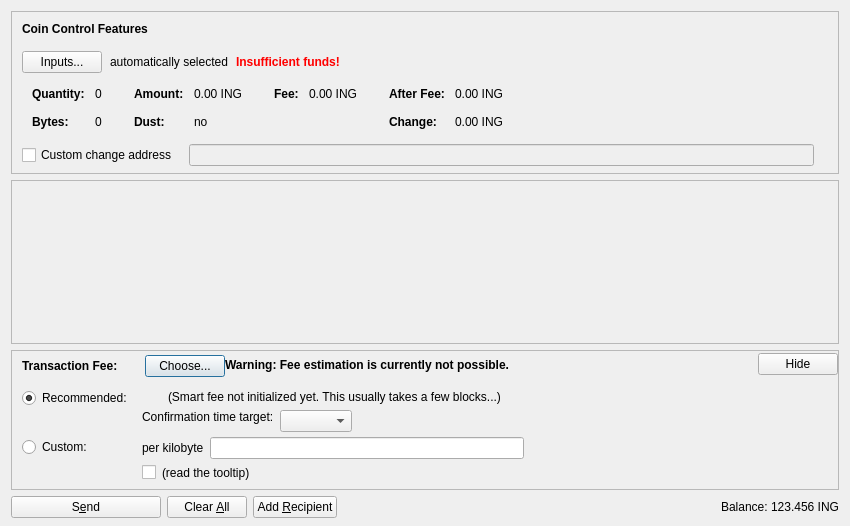
<?xml version="1.0" encoding="UTF-8"?>
<ui version="4.0">
 <class>SendCoinsDialog</class>
 <widget class="QDialog" name="SendCoinsDialog">
  <property name="geometry">
   <rect>
    <x>0</x>
    <y>0</y>
    <width>850</width>
    <height>526</height>
   </rect>
  </property>
  <property name="windowTitle">
   <string>Send Coins</string>
  </property>
  <layout class="QVBoxLayout" name="verticalLayout" stretch="0,1,0,0">
   <property name="bottomMargin">
    <number>8</number>
   </property>
   <item>
    <widget class="QFrame" name="frameCoinControl">
     <property name="sizePolicy">
      <sizepolicy hsizetype="Expanding" vsizetype="Expanding">
       <horstretch>0</horstretch>
       <verstretch>0</verstretch>
      </sizepolicy>
     </property>
     <property name="maximumSize">
      <size>
       <width>16777215</width>
       <height>16777215</height>
      </size>
     </property>
     <property name="frameShape">
      <enum>QFrame::StyledPanel</enum>
     </property>
     <property name="frameShadow">
      <enum>QFrame::Sunken</enum>
     </property>
     <layout class="QVBoxLayout" name="verticalLayoutCoinControl2">
      <property name="spacing">
       <number>0</number>
      </property>
      <property name="leftMargin">
       <number>0</number>
      </property>
      <property name="topMargin">
       <number>0</number>
      </property>
      <property name="rightMargin">
       <number>0</number>
      </property>
      <property name="bottomMargin">
       <number>6</number>
      </property>
      <item>
       <layout class="QVBoxLayout" name="verticalLayoutCoinControl" stretch="0,0,0,0,1">
        <property name="spacing">
         <number>0</number>
        </property>
        <property name="leftMargin">
         <number>10</number>
        </property>
        <property name="topMargin">
         <number>10</number>
        </property>
        <item>
         <layout class="QHBoxLayout" name="horizontalLayoutCoinControl1">
          <property name="bottomMargin">
           <number>15</number>
          </property>
          <item>
           <widget class="QLabel" name="labelCoinControlFeatures">
            <property name="sizePolicy">
             <sizepolicy hsizetype="Preferred" vsizetype="Maximum">
              <horstretch>0</horstretch>
              <verstretch>0</verstretch>
             </sizepolicy>
            </property>
            <property name="font">
             <font>
              <weight>75</weight>
              <bold>true</bold>
             </font>
            </property>
            <property name="styleSheet">
             <string notr="true">font-weight:bold;</string>
            </property>
            <property name="text">
             <string>Coin Control Features</string>
            </property>
           </widget>
          </item>
         </layout>
        </item>
        <item>
         <layout class="QHBoxLayout" name="horizontalLayoutCoinControl2" stretch="0,0,0,0">
          <property name="spacing">
           <number>8</number>
          </property>
          <property name="bottomMargin">
           <number>10</number>
          </property>
          <item>
           <widget class="QPushButton" name="pushButtonCoinControl">
            <property name="styleSheet">
             <string notr="true"/>
            </property>
            <property name="text">
             <string>Inputs...</string>
            </property>
            <property name="autoDefault">
             <bool>false</bool>
            </property>
           </widget>
          </item>
          <item>
           <widget class="QLabel" name="labelCoinControlAutomaticallySelected">
            <property name="text">
             <string>automatically selected</string>
            </property>
            <property name="margin">
             <number>5</number>
            </property>
           </widget>
          </item>
          <item>
           <widget class="QLabel" name="labelCoinControlInsuffFunds">
            <property name="font">
             <font>
              <weight>75</weight>
              <bold>true</bold>
             </font>
            </property>
            <property name="styleSheet">
             <string notr="true">color:red;font-weight:bold;</string>
            </property>
            <property name="text">
             <string>Insufficient funds!</string>
            </property>
            <property name="margin">
             <number>5</number>
            </property>
           </widget>
          </item>
          <item>
           <spacer name="horizontalSpacerCoinControl">
            <property name="orientation">
             <enum>Qt::Horizontal</enum>
            </property>
            <property name="sizeHint" stdset="0">
             <size>
              <width>40</width>
              <height>1</height>
             </size>
            </property>
           </spacer>
          </item>
         </layout>
        </item>
        <item>
         <widget class="QWidget" name="widgetCoinControl" native="true">
          <property name="sizePolicy">
           <sizepolicy hsizetype="Preferred" vsizetype="Preferred">
            <horstretch>0</horstretch>
            <verstretch>0</verstretch>
           </sizepolicy>
          </property>
          <property name="minimumSize">
           <size>
            <width>0</width>
            <height>0</height>
           </size>
          </property>
          <property name="styleSheet">
           <string notr="true"/>
          </property>
          <layout class="QHBoxLayout" name="horizontalLayoutCoinControl5">
           <property name="leftMargin">
            <number>0</number>
           </property>
           <property name="topMargin">
            <number>0</number>
           </property>
           <property name="rightMargin">
            <number>0</number>
           </property>
           <property name="bottomMargin">
            <number>0</number>
           </property>
           <item>
            <layout class="QHBoxLayout" name="horizontalLayoutCoinControl3" stretch="0,0,0,1">
             <property name="spacing">
              <number>20</number>
             </property>
             <property name="topMargin">
              <number>0</number>
             </property>
             <property name="bottomMargin">
              <number>10</number>
             </property>
             <item>
              <layout class="QFormLayout" name="formLayoutCoinControl1">
               <property name="horizontalSpacing">
                <number>10</number>
               </property>
               <property name="verticalSpacing">
                <number>14</number>
               </property>
               <property name="leftMargin">
                <number>10</number>
               </property>
               <property name="topMargin">
                <number>4</number>
               </property>
               <property name="rightMargin">
                <number>6</number>
               </property>
               <item row="0" column="0">
                <widget class="QLabel" name="labelCoinControlQuantityText">
                 <property name="font">
                  <font>
                   <weight>75</weight>
                   <bold>true</bold>
                  </font>
                 </property>
                 <property name="text">
                  <string>Quantity:</string>
                 </property>
                 <property name="margin">
                  <number>0</number>
                 </property>
                </widget>
               </item>
               <item row="0" column="1">
                <widget class="QLabel" name="labelCoinControlQuantity">
                 <property name="cursor">
                  <cursorShape>IBeamCursor</cursorShape>
                 </property>
                 <property name="contextMenuPolicy">
                  <enum>Qt::ActionsContextMenu</enum>
                 </property>
                 <property name="text">
                  <string notr="true">0</string>
                 </property>
                 <property name="margin">
                  <number>0</number>
                 </property>
                 <property name="textInteractionFlags">
                  <set>Qt::LinksAccessibleByMouse|Qt::TextSelectableByKeyboard|Qt::TextSelectableByMouse</set>
                 </property>
                </widget>
               </item>
               <item row="1" column="0">
                <widget class="QLabel" name="labelCoinControlBytesText">
                 <property name="font">
                  <font>
                   <weight>75</weight>
                   <bold>true</bold>
                  </font>
                 </property>
                 <property name="text">
                  <string>Bytes:</string>
                 </property>
                </widget>
               </item>
               <item row="1" column="1">
                <widget class="QLabel" name="labelCoinControlBytes">
                 <property name="cursor">
                  <cursorShape>IBeamCursor</cursorShape>
                 </property>
                 <property name="contextMenuPolicy">
                  <enum>Qt::ActionsContextMenu</enum>
                 </property>
                 <property name="text">
                  <string notr="true">0</string>
                 </property>
                 <property name="textInteractionFlags">
                  <set>Qt::LinksAccessibleByMouse|Qt::TextSelectableByKeyboard|Qt::TextSelectableByMouse</set>
                 </property>
                </widget>
               </item>
              </layout>
             </item>
             <item>
              <layout class="QFormLayout" name="formLayoutCoinControl2">
               <property name="horizontalSpacing">
                <number>10</number>
               </property>
               <property name="verticalSpacing">
                <number>14</number>
               </property>
               <property name="leftMargin">
                <number>6</number>
               </property>
               <property name="topMargin">
                <number>4</number>
               </property>
               <property name="rightMargin">
                <number>6</number>
               </property>
               <item row="0" column="0">
                <widget class="QLabel" name="labelCoinControlAmountText">
                 <property name="font">
                  <font>
                   <weight>75</weight>
                   <bold>true</bold>
                  </font>
                 </property>
                 <property name="text">
                  <string>Amount:</string>
                 </property>
                 <property name="margin">
                  <number>0</number>
                 </property>
                </widget>
               </item>
               <item row="0" column="1">
                <widget class="QLabel" name="labelCoinControlAmount">
                 <property name="cursor">
                  <cursorShape>IBeamCursor</cursorShape>
                 </property>
                 <property name="contextMenuPolicy">
                  <enum>Qt::ActionsContextMenu</enum>
                 </property>
                 <property name="text">
                  <string notr="true">0.00 ING</string>
                 </property>
                 <property name="textInteractionFlags">
                  <set>Qt::LinksAccessibleByMouse|Qt::TextSelectableByKeyboard|Qt::TextSelectableByMouse</set>
                 </property>
                </widget>
               </item>
               <item row="1" column="0">
                <widget class="QLabel" name="labelCoinControlLowOutputText">
                 <property name="font">
                  <font>
                   <weight>75</weight>
                   <bold>true</bold>
                  </font>
                 </property>
                 <property name="text">
                  <string>Dust:</string>
                 </property>
                </widget>
               </item>
               <item row="1" column="1">
                <widget class="QLabel" name="labelCoinControlLowOutput">
                 <property name="cursor">
                  <cursorShape>IBeamCursor</cursorShape>
                 </property>
                 <property name="contextMenuPolicy">
                  <enum>Qt::ActionsContextMenu</enum>
                 </property>
                 <property name="text">
                  <string notr="true">no</string>
                 </property>
                 <property name="textInteractionFlags">
                  <set>Qt::LinksAccessibleByMouse|Qt::TextSelectableByKeyboard|Qt::TextSelectableByMouse</set>
                 </property>
                </widget>
               </item>
              </layout>
             </item>
             <item>
              <layout class="QFormLayout" name="formLayoutCoinControl3">
               <property name="horizontalSpacing">
                <number>10</number>
               </property>
               <property name="verticalSpacing">
                <number>14</number>
               </property>
               <property name="leftMargin">
                <number>6</number>
               </property>
               <property name="topMargin">
                <number>4</number>
               </property>
               <property name="rightMargin">
                <number>6</number>
               </property>
               <item row="0" column="0">
                <widget class="QLabel" name="labelCoinControlFeeText">
                 <property name="font">
                  <font>
                   <weight>75</weight>
                   <bold>true</bold>
                  </font>
                 </property>
                 <property name="text">
                  <string>Fee:</string>
                 </property>
                 <property name="margin">
                  <number>0</number>
                 </property>
                </widget>
               </item>
               <item row="0" column="1">
                <widget class="QLabel" name="labelCoinControlFee">
                 <property name="cursor">
                  <cursorShape>IBeamCursor</cursorShape>
                 </property>
                 <property name="contextMenuPolicy">
                  <enum>Qt::ActionsContextMenu</enum>
                 </property>
                 <property name="text">
                  <string notr="true">0.00 ING</string>
                 </property>
                 <property name="textInteractionFlags">
                  <set>Qt::LinksAccessibleByMouse|Qt::TextSelectableByKeyboard|Qt::TextSelectableByMouse</set>
                 </property>
                </widget>
               </item>
              </layout>
             </item>
             <item>
              <layout class="QFormLayout" name="formLayoutCoinControl4">
               <property name="horizontalSpacing">
                <number>10</number>
               </property>
               <property name="verticalSpacing">
                <number>14</number>
               </property>
               <property name="leftMargin">
                <number>6</number>
               </property>
               <property name="topMargin">
                <number>4</number>
               </property>
               <property name="rightMargin">
                <number>6</number>
               </property>
               <item row="0" column="0">
                <widget class="QLabel" name="labelCoinControlAfterFeeText">
                 <property name="font">
                  <font>
                   <weight>75</weight>
                   <bold>true</bold>
                  </font>
                 </property>
                 <property name="text">
                  <string>After Fee:</string>
                 </property>
                 <property name="margin">
                  <number>0</number>
                 </property>
                </widget>
               </item>
               <item row="0" column="1">
                <widget class="QLabel" name="labelCoinControlAfterFee">
                 <property name="cursor">
                  <cursorShape>IBeamCursor</cursorShape>
                 </property>
                 <property name="contextMenuPolicy">
                  <enum>Qt::ActionsContextMenu</enum>
                 </property>
                 <property name="text">
                  <string notr="true">0.00 ING</string>
                 </property>
                 <property name="textInteractionFlags">
                  <set>Qt::LinksAccessibleByMouse|Qt::TextSelectableByKeyboard|Qt::TextSelectableByMouse</set>
                 </property>
                </widget>
               </item>
               <item row="1" column="0">
                <widget class="QLabel" name="labelCoinControlChangeText">
                 <property name="font">
                  <font>
                   <weight>75</weight>
                   <bold>true</bold>
                  </font>
                 </property>
                 <property name="text">
                  <string>Change:</string>
                 </property>
                </widget>
               </item>
               <item row="1" column="1">
                <widget class="QLabel" name="labelCoinControlChange">
                 <property name="cursor">
                  <cursorShape>IBeamCursor</cursorShape>
                 </property>
                 <property name="contextMenuPolicy">
                  <enum>Qt::ActionsContextMenu</enum>
                 </property>
                 <property name="text">
                  <string notr="true">0.00 ING</string>
                 </property>
                 <property name="textInteractionFlags">
                  <set>Qt::LinksAccessibleByMouse|Qt::TextSelectableByKeyboard|Qt::TextSelectableByMouse</set>
                 </property>
                </widget>
               </item>
              </layout>
             </item>
            </layout>
           </item>
          </layout>
         </widget>
        </item>
        <item>
         <layout class="QHBoxLayout" name="horizontalLayoutCoinControl4" stretch="0,0,0">
          <property name="spacing">
           <number>12</number>
          </property>
          <property name="sizeConstraint">
           <enum>QLayout::SetDefaultConstraint</enum>
          </property>
          <property name="topMargin">
           <number>5</number>
          </property>
          <property name="rightMargin">
           <number>5</number>
          </property>
          <item>
           <widget class="QCheckBox" name="checkBoxCoinControlChange">
            <property name="toolTip">
             <string>If this is activated, but the change address is empty or invalid, change will be sent to a newly generated address.</string>
            </property>
            <property name="text">
             <string>Custom change address</string>
            </property>
           </widget>
          </item>
          <item>
           <widget class="QValidatedLineEdit" name="lineEditCoinControlChange">
            <property name="enabled">
             <bool>false</bool>
            </property>
            <property name="sizePolicy">
             <sizepolicy hsizetype="Expanding" vsizetype="Fixed">
              <horstretch>0</horstretch>
              <verstretch>0</verstretch>
             </sizepolicy>
            </property>
           </widget>
          </item>
          <item>
           <widget class="QLabel" name="labelCoinControlChangeLabel">
            <property name="sizePolicy">
             <sizepolicy hsizetype="Preferred" vsizetype="Expanding">
              <horstretch>0</horstretch>
              <verstretch>0</verstretch>
             </sizepolicy>
            </property>
            <property name="minimumSize">
             <size>
              <width>0</width>
              <height>0</height>
             </size>
            </property>
            <property name="text">
             <string/>
            </property>
            <property name="margin">
             <number>3</number>
            </property>
           </widget>
          </item>
         </layout>
        </item>
        <item>
         <spacer name="verticalSpacerCoinControl">
          <property name="orientation">
           <enum>Qt::Vertical</enum>
          </property>
          <property name="sizeHint" stdset="0">
           <size>
            <width>800</width>
            <height>1</height>
           </size>
          </property>
         </spacer>
        </item>
       </layout>
      </item>
     </layout>
    </widget>
   </item>
   <item>
    <widget class="QScrollArea" name="scrollArea">
     <property name="widgetResizable">
      <bool>true</bool>
     </property>
     <widget class="QWidget" name="scrollAreaWidgetContents">
      <property name="geometry">
       <rect>
        <x>0</x>
        <y>0</y>
        <width>830</width>
        <height>104</height>
       </rect>
      </property>
      <layout class="QVBoxLayout" name="verticalLayout_2" stretch="0,1">
       <property name="leftMargin">
        <number>0</number>
       </property>
       <property name="topMargin">
        <number>0</number>
       </property>
       <property name="rightMargin">
        <number>0</number>
       </property>
       <property name="bottomMargin">
        <number>0</number>
       </property>
       <item>
        <layout class="QVBoxLayout" name="entries">
         <property name="spacing">
          <number>6</number>
         </property>
        </layout>
       </item>
       <item>
        <spacer name="verticalSpacer">
         <property name="orientation">
          <enum>Qt::Vertical</enum>
         </property>
         <property name="sizeHint" stdset="0">
          <size>
           <width>20</width>
           <height>40</height>
          </size>
         </property>
        </spacer>
       </item>
      </layout>
     </widget>
    </widget>
   </item>
   <item>
    <widget class="QFrame" name="frameFee">
     <property name="sizePolicy">
      <sizepolicy hsizetype="Expanding" vsizetype="Expanding">
       <horstretch>0</horstretch>
       <verstretch>0</verstretch>
      </sizepolicy>
     </property>
     <property name="maximumSize">
      <size>
       <width>16777215</width>
       <height>16777215</height>
      </size>
     </property>
     <property name="frameShape">
      <enum>QFrame::StyledPanel</enum>
     </property>
     <property name="frameShadow">
      <enum>QFrame::Sunken</enum>
     </property>
     <layout class="QVBoxLayout" name="verticalLayoutFee1">
      <property name="spacing">
       <number>0</number>
      </property>
      <property name="leftMargin">
       <number>0</number>
      </property>
      <property name="topMargin">
       <number>0</number>
      </property>
      <property name="rightMargin">
       <number>0</number>
      </property>
      <property name="bottomMargin">
       <number>0</number>
      </property>
      <item>
       <layout class="QVBoxLayout" name="verticalLayoutFee2" stretch="0,0,0">
        <property name="spacing">
         <number>0</number>
        </property>
        <property name="leftMargin">
         <number>10</number>
        </property>
        <property name="topMargin">
         <number>0</number>
        </property>
        <item>
         <layout class="QHBoxLayout" name="horizontalLayoutFee1">
          <property name="bottomMargin">
           <number>0</number>
          </property>
          <item>
           <layout class="QVBoxLayout" name="verticalLayoutFee7">
            <property name="spacing">
             <number>0</number>
            </property>
            <item>
             <spacer name="verticalSpacerSmartFee">
              <property name="orientation">
               <enum>Qt::Vertical</enum>
              </property>
              <property name="sizeType">
               <enum>QSizePolicy::Fixed</enum>
              </property>
              <property name="sizeHint" stdset="0">
               <size>
                <width>1</width>
                <height>4</height>
               </size>
              </property>
             </spacer>
            </item>
            <item>
             <layout class="QHBoxLayout" name="horizontalLayoutSmartFee">
              <property name="spacing">
               <number>10</number>
              </property>
              <item>
               <widget class="QLabel" name="labelFeeHeadline">
                <property name="sizePolicy">
                 <sizepolicy hsizetype="Preferred" vsizetype="Maximum">
                  <horstretch>0</horstretch>
                  <verstretch>0</verstretch>
                 </sizepolicy>
                </property>
                <property name="font">
                 <font>
                  <weight>75</weight>
                  <bold>true</bold>
                 </font>
                </property>
                <property name="styleSheet">
                 <string notr="true">font-weight:bold;</string>
                </property>
                <property name="text">
                 <string>Transaction Fee:</string>
                </property>
               </widget>
              </item>
              <item>
               <widget class="QLabel" name="labelFeeMinimized">
                <property name="text">
                 <string/>
                </property>
               </widget>
              </item>
              <item>
               <widget class="QPushButton" name="buttonChooseFee">
                <property name="text">
                 <string>Choose...</string>
                </property>
               </widget>
              </item>
             </layout>
            </item>
            <item>
             <spacer name="verticalSpacer_5">
              <property name="orientation">
               <enum>Qt::Vertical</enum>
              </property>
              <property name="sizeHint" stdset="0">
               <size>
                <width>1</width>
                <height>1</height>
               </size>
              </property>
             </spacer>
            </item>
           </layout>
          </item>
          <item>
           <widget class="QLabel" name="fallbackFeeWarningLabel">
            <property name="toolTip">
             <string>Using the fallbackfee can result in sending a transaction that will take several hours or days (or never) to confirm. Consider choosing your fee manually or wait until you have validated the complete chain.</string>
            </property>
            <property name="font">
            <font>
                <weight>75</weight>
                <bold>true</bold>
            </font>
            </property>
            <property name="text">
             <string>Warning: Fee estimation is currently not possible.</string>
            </property>
            <property name="wordWrap">
             <bool>false</bool>
            </property>
           </widget>
          </item>
          <item>
           <spacer name="horizontalSpacer_4">
            <property name="orientation">
             <enum>Qt::Horizontal</enum>
            </property>
            <property name="sizeType">
             <enum>QSizePolicy::MinimumExpanding</enum>
            </property>
            <property name="sizeHint" stdset="0">
             <size>
              <width>40</width>
              <height>20</height>
             </size>
            </property>
           </spacer>
          </item>
          <item>
           <widget class="QPushButton" name="buttonMinimizeFee">
            <property name="toolTip">
             <string>collapse fee-settings</string>
            </property>
            <property name="text">
             <string>Hide</string>
            </property>
           </widget>
          </item>
         </layout>
        </item>
        <item>
         <widget class="QFrame" name="frameFeeSelection">
          <layout class="QVBoxLayout" name="verticalLayoutFee12">
           <property name="spacing">
            <number>0</number>
           </property>
           <property name="leftMargin">
            <number>0</number>
           </property>
           <property name="topMargin">
            <number>0</number>
           </property>
           <property name="rightMargin">
            <number>0</number>
           </property>
           <property name="bottomMargin">
            <number>0</number>
           </property>
           <item>
            <layout class="QGridLayout" name="gridLayoutFee">
             <property name="topMargin">
              <number>10</number>
             </property>
             <property name="bottomMargin">
              <number>4</number>
             </property>
             <property name="horizontalSpacing">
              <number>10</number>
             </property>
             <property name="verticalSpacing">
              <number>4</number>
             </property>
             <item row="1" column="1">
              <layout class="QVBoxLayout" name="verticalLayoutFee8">
               <property name="spacing">
                <number>6</number>
               </property>
               <item>
                <layout class="QHBoxLayout" name="horizontalLayoutFee13">
                 <item>
                  <widget class="QLabel" name="labelCustomPerKilobyte">
                   <property name="toolTip">
                    <string>If the custom fee is set to 1000 satoshis and the transaction is only 250 bytes, then &quot;per kilobyte&quot; only pays 250 satoshis in fee, while &quot;total at least&quot; pays 1000 satoshis. For transactions bigger than a kilobyte both pay by kilobyte.</string>
                   </property>
                   <property name="text">
                    <string>per kilobyte</string>
                   </property>
                  </widget>
                 </item>
                 <item>
                  <widget class="BitcoinAmountField" name="customFee"/>
                 </item>
                 <item>
                  <spacer name="horizontalSpacer_6">
                   <property name="orientation">
                    <enum>Qt::Horizontal</enum>
                   </property>
                   <property name="sizeHint" stdset="0">
                    <size>
                     <width>1</width>
                     <height>1</height>
                    </size>
                   </property>
                  </spacer>
                 </item>
                </layout>
               </item>
               <item>
                <layout class="QHBoxLayout" name="horizontalLayoutFee8">
                 <item>
                  <widget class="QCheckBox" name="checkBoxMinimumFee">
                   <property name="toolTip">
                    <string>Paying only the minimum fee is just fine as long as there is less transaction volume than space in the blocks. But be aware that this can end up in a never confirming transaction once there is more demand for ingcoin transactions than the network can process.</string>
                   </property>
                   <property name="text">
                    <string/>
                   </property>
                  </widget>
                 </item>
                 <item>
                  <widget class="QLabel" name="labelMinFeeWarning">
                   <property name="enabled">
                    <bool>true</bool>
                   </property>
                   <property name="toolTip">
                    <string>Paying only the minimum fee is just fine as long as there is less transaction volume than space in the blocks. But be aware that this can end up in a never confirming transaction once there is more demand for ingcoin transactions than the network can process.</string>
                   </property>
                   <property name="text">
                    <string>(read the tooltip)</string>
                   </property>
                   <property name="margin">
                    <number>5</number>
                   </property>
                  </widget>
                 </item>
                 <item>
                  <spacer name="horizontalSpacer_2">
                   <property name="orientation">
                    <enum>Qt::Horizontal</enum>
                   </property>
                   <property name="sizeHint" stdset="0">
                    <size>
                     <width>1</width>
                     <height>1</height>
                    </size>
                   </property>
                  </spacer>
                 </item>
                </layout>
               </item>
              </layout>
             </item>
             <item row="0" column="0">
              <layout class="QVBoxLayout" name="verticalLayoutFee4" stretch="0,1">
               <item>
                <widget class="QRadioButton" name="radioSmartFee">
                 <property name="text">
                  <string>Recommended:</string>
                 </property>
                 <property name="checked">
                  <bool>true</bool>
                 </property>
                 <attribute name="buttonGroup">
                  <string notr="true">groupFee</string>
                 </attribute>
                </widget>
               </item>
               <item>
                <spacer name="verticalSpacer_2">
                 <property name="orientation">
                  <enum>Qt::Vertical</enum>
                 </property>
                 <property name="sizeHint" stdset="0">
                  <size>
                   <width>1</width>
                   <height>1</height>
                  </size>
                 </property>
                </spacer>
               </item>
              </layout>
             </item>
             <item row="1" column="0">
              <layout class="QVBoxLayout" name="verticalLayoutFee9" stretch="0,1">
               <item>
                <widget class="QRadioButton" name="radioCustomFee">
                 <property name="text">
                  <string>Custom:</string>
                 </property>
                 <attribute name="buttonGroup">
                  <string notr="true">groupFee</string>
                 </attribute>
                </widget>
               </item>
               <item>
                <spacer name="verticalSpacer_6">
                 <property name="orientation">
                  <enum>Qt::Vertical</enum>
                 </property>
                 <property name="sizeHint" stdset="0">
                  <size>
                   <width>1</width>
                   <height>1</height>
                  </size>
                 </property>
                </spacer>
               </item>
              </layout>
             </item>
             <item row="0" column="1">
              <layout class="QVBoxLayout" name="verticalLayoutFee3" stretch="0,0,1">
               <property name="spacing">
                <number>6</number>
               </property>
               <property name="topMargin">
                <number>2</number>
               </property>
               <item>
                <layout class="QHBoxLayout" name="horizontalLayoutFee12">
                 <item>
                  <widget class="QLabel" name="labelSmartFee">
                   <property name="text">
                    <string/>
                   </property>
                   <property name="margin">
                    <number>2</number>
                   </property>
                  </widget>
                 </item>
                 <item>
                  <widget class="QLabel" name="labelFeeEstimation">
                   <property name="text">
                    <string/>
                   </property>
                  </widget>
                 </item>
                 <item>
                  <widget class="QLabel" name="labelSmartFee2">
                   <property name="text">
                    <string>(Smart fee not initialized yet. This usually takes a few blocks...)</string>
                   </property>
                   <property name="margin">
                    <number>2</number>
                   </property>
                  </widget>
                 </item>
                 <item>
                  <spacer name="horizontalSpacer_5">
                   <property name="orientation">
                    <enum>Qt::Horizontal</enum>
                   </property>
                   <property name="sizeHint" stdset="0">
                    <size>
                     <width>1</width>
                     <height>1</height>
                    </size>
                   </property>
                  </spacer>
                 </item>
                </layout>
               </item>
               <item>
                <layout class="QHBoxLayout" name="horizontalLayoutFee9">
                 <item>
                  <layout class="QVBoxLayout" name="verticalLayoutFee6">
                   <item>
                    <widget class="QLabel" name="labelSmartFee3">
                     <property name="text">
                      <string>Confirmation time target:</string>
                     </property>
                     <property name="margin">
                      <number>2</number>
                     </property>
                    </widget>
                   </item>
                   <item>
                    <spacer name="verticalSpacer_3">
                     <property name="orientation">
                      <enum>Qt::Vertical</enum>
                     </property>
                     <property name="sizeHint" stdset="0">
                      <size>
                       <width>1</width>
                       <height>1</height>
                      </size>
                     </property>
                    </spacer>
                   </item>
                  </layout>
                 </item>
                 <item>
                  <layout class="QVBoxLayout" name="verticalLayoutFee5">
                   <property name="rightMargin">
                    <number>30</number>
                   </property>
                   <item>
                    <layout class="QHBoxLayout" name="horizontalLayoutConfTarget">
                     <property name="bottomMargin">
                      <number>0</number>
                     </property>
                     <item>
                      <widget class="QComboBox" name="confTargetSelector"/>
                     </item>
                     <item>
                      <spacer name="horizontalSpacerConfTarget">
                       <property name="orientation">
                        <enum>Qt::Horizontal</enum>
                       </property>
                       <property name="sizeHint" stdset="0">
                        <size>
                         <width>40</width>
                         <height>20</height>
                        </size>
                       </property>
                      </spacer>
                     </item>
                    </layout>
                   </item>
                  </layout>
                 </item>
                </layout>
               </item>
               <item>
                <spacer name="verticalSpacer_4">
                 <property name="orientation">
                  <enum>Qt::Vertical</enum>
                 </property>
                 <property name="sizeHint" stdset="0">
                  <size>
                   <width>1</width>
                   <height>1</height>
                  </size>
                 </property>
                </spacer>
               </item>
              </layout>
             </item>
            </layout>
           </item>
          </layout>
         </widget>
        </item>
        <item>
         <spacer name="verticalSpacerFee">
          <property name="orientation">
           <enum>Qt::Vertical</enum>
          </property>
          <property name="sizeHint" stdset="0">
           <size>
            <width>40</width>
            <height>5</height>
           </size>
          </property>
         </spacer>
        </item>
       </layout>
      </item>
     </layout>
    </widget>
   </item>
   <item>
    <layout class="QHBoxLayout" name="horizontalLayout">
     <item>
      <widget class="QPushButton" name="sendButton">
       <property name="minimumSize">
        <size>
         <width>150</width>
         <height>0</height>
        </size>
       </property>
       <property name="toolTip">
        <string>Confirm the send action</string>
       </property>
       <property name="text">
        <string>S&amp;end</string>
       </property>
       <property name="icon">
        <iconset resource="../bitcoin.qrc">
         <normaloff>:/icons/send</normaloff>:/icons/send</iconset>
       </property>
       <property name="autoDefault">
        <bool>false</bool>
       </property>
       <property name="default">
        <bool>false</bool>
       </property>
      </widget>
     </item>
     <item>
      <widget class="QPushButton" name="clearButton">
       <property name="sizePolicy">
        <sizepolicy hsizetype="Minimum" vsizetype="Fixed">
         <horstretch>0</horstretch>
         <verstretch>0</verstretch>
        </sizepolicy>
       </property>
       <property name="toolTip">
        <string>Clear all fields of the form.</string>
       </property>
       <property name="text">
        <string>Clear &amp;All</string>
       </property>
       <property name="icon">
        <iconset resource="../bitcoin.qrc">
         <normaloff>:/icons/remove</normaloff>:/icons/remove</iconset>
       </property>
       <property name="autoDefault">
        <bool>false</bool>
       </property>
      </widget>
     </item>
     <item>
      <widget class="QPushButton" name="addButton">
       <property name="toolTip">
        <string>Send to multiple recipients at once</string>
       </property>
       <property name="text">
        <string>Add &amp;Recipient</string>
       </property>
       <property name="icon">
        <iconset resource="../bitcoin.qrc">
         <normaloff>:/icons/add</normaloff>:/icons/add</iconset>
       </property>
       <property name="autoDefault">
        <bool>false</bool>
       </property>
      </widget>
     </item>
     <item>
      <spacer name="horizontalSpacer">
       <property name="orientation">
        <enum>Qt::Horizontal</enum>
       </property>
       <property name="sizeHint" stdset="0">
        <size>
         <width>40</width>
         <height>20</height>
        </size>
       </property>
      </spacer>
     </item>
     <item>
      <layout class="QHBoxLayout" name="horizontalLayout_2">
       <property name="spacing">
        <number>3</number>
       </property>
       <item>
        <widget class="QLabel" name="label">
         <property name="sizePolicy">
          <sizepolicy hsizetype="Preferred" vsizetype="Fixed">
           <horstretch>0</horstretch>
           <verstretch>0</verstretch>
          </sizepolicy>
         </property>
         <property name="text">
          <string>Balance:</string>
         </property>
        </widget>
       </item>
       <item>
        <widget class="QLabel" name="labelBalance">
         <property name="sizePolicy">
          <sizepolicy hsizetype="Preferred" vsizetype="Fixed">
           <horstretch>0</horstretch>
           <verstretch>0</verstretch>
          </sizepolicy>
         </property>
         <property name="cursor">
          <cursorShape>IBeamCursor</cursorShape>
         </property>
         <property name="text">
          <string notr="true">123.456 ING</string>
         </property>
         <property name="textInteractionFlags">
          <set>Qt::LinksAccessibleByMouse|Qt::TextSelectableByKeyboard|Qt::TextSelectableByMouse</set>
         </property>
        </widget>
       </item>
      </layout>
     </item>
    </layout>
   </item>
  </layout>
 </widget>
 <customwidgets>
  <customwidget>
   <class>QValidatedLineEdit</class>
   <extends>QLineEdit</extends>
   <header>qvalidatedlineedit.h</header>
  </customwidget>
  <customwidget>
   <class>BitcoinAmountField</class>
   <extends>QLineEdit</extends>
   <header>bitcoinamountfield.h</header>
   <container>1</container>
  </customwidget>
 </customwidgets>
 <resources>
  <include location="../bitcoin.qrc"/>
 </resources>
 <connections/>
 <buttongroups>
  <buttongroup name="groupFee"/>
 </buttongroups>
</ui>
